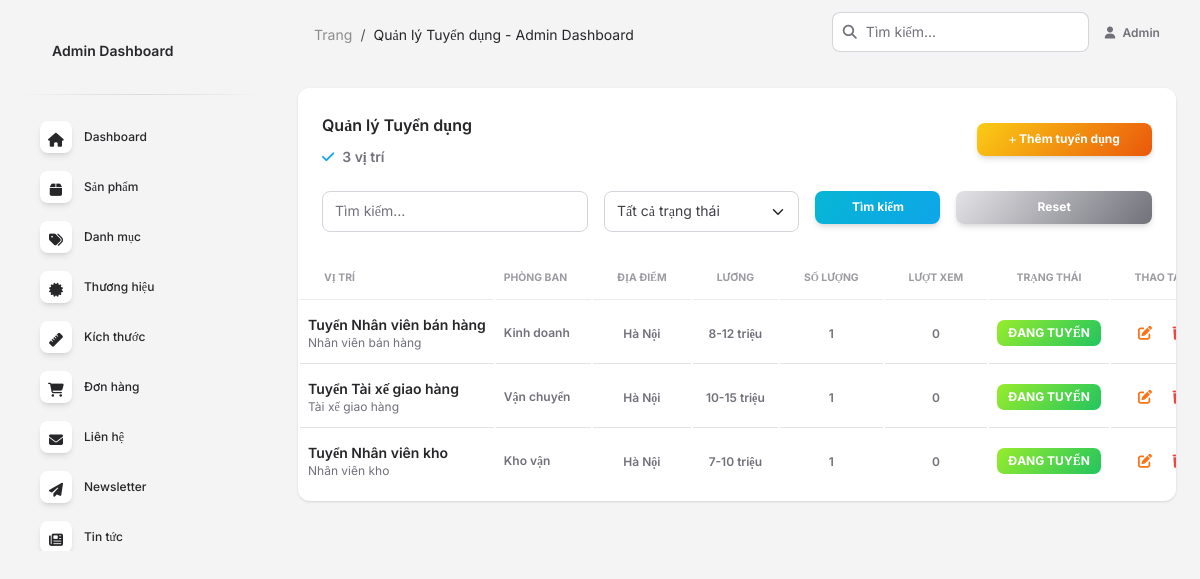
Screenshot of /admin/recruitment.php (signed in) with the database file from the repository.
### tables this page shows
CREATE TABLE `recruitment` (
  `id` int(11) NOT NULL AUTO_INCREMENT,
  `title` varchar(255) NOT NULL COMMENT 'Tiêu đề vị trí tuyển dụng',
  `slug` varchar(255) NOT NULL,
  `position` varchar(150) NOT NULL COMMENT 'Vị trí công việc',
  `department` varchar(100) DEFAULT NULL COMMENT 'Phòng ban',
  `location` varchar(150) DEFAULT NULL COMMENT 'Địa điểm làm việc',
  `employment_type` varchar(50) DEFAULT NULL COMMENT 'Loại hình: fulltime, parttime, contract',
  `salary_min` decimal(10,2) DEFAULT NULL COMMENT 'Mức lương tối thiểu',
  `salary_max` decimal(10,2) DEFAULT NULL COMMENT 'Mức lương tối đa',
  `salary_display` varchar(100) DEFAULT NULL COMMENT 'Hiển thị lương: "Thỏa thuận", "10-15 triệu", etc.',
  `description` text NOT NULL COMMENT 'Mô tả công việc',
  `requirements` text DEFAULT NULL COMMENT 'Yêu cầu ứng viên',
  `benefits` text DEFAULT NULL COMMENT 'Quyền lợi',
  `deadline` date DEFAULT NULL COMMENT 'Hạn nộp hồ sơ',
  `quantity` int(11) DEFAULT 1 COMMENT 'Số lượng cần tuyển',
  `status` enum('draft','open','closed','filled') NOT NULL DEFAULT 'draft',
  `views` int(11) DEFAULT 0 COMMENT 'Số lượt xem',
  `created_at` timestamp NOT NULL DEFAULT CURRENT_TIMESTAMP,
  `updated_at` timestamp NOT NULL DEFAULT CURRENT_TIMESTAMP ON UPDATE CURRENT_TIMESTAMP,
  PRIMARY KEY (`id`),
  UNIQUE KEY `slug` (`slug`),
  KEY `status` (`status`),
  KEY `position` (`position`),
  KEY `deadline` (`deadline`)
);

### admin/recruitment.php (the view, shortened to what this page needs)
<?php
$search = isset($_GET['search']) ? trim($_GET['search']) : '';
$page = isset($_GET['page']) ? (int)$_GET['page'] : 1;
$perPage = 15;
$offset = ($page - 1) * $perPage;
$conn = connectDB();
$where = [];
$params = [];
$types = '';
$whereClause = !empty($where) ? 'WHERE ' . implode(' AND ', $where) : '';
$countSql = "SELECT COUNT(*) as total FROM recruitment $whereClause";
$countStmt = $conn->prepare($countSql);
$countStmt->execute();
$countResult = $countStmt->get_result();
$totalRecruitment = $countResult->fetch_assoc()['total'];
$sql = "SELECT * FROM recruitment $whereClause ORDER BY created_at DESC LIMIT ? OFFSET ?";
$stmt = $conn->prepare($sql);
if (!empty($params)) {
    $stmt->bind_param($types . 'ii', ...array_merge($params, [$perPage, $offset]));
} else {
    $stmt->bind_param('ii', $perPage, $offset);
}
$stmt->execute();
$result = $stmt->get_result();
$recruitmentList = [];
while ($row = $result->fetch_assoc()) {
    $recruitmentList[] = $row;
}
?>
<!DOCTYPE html>
<html lang="vi">
<head>
  <link href="../assets/css/nucleo-icons.css" rel="stylesheet" />
  <link href="../assets/css/nucleo-svg.css" rel="stylesheet" />
  <link id="pagestyle" href="../assets/css/soft-ui-dashboard.css?v=1.1.0" rel="stylesheet" />
</head>
<body class="g-sidenav-show bg-gray-100">
  <?php $currentPage = 'recruitment'; include 'includes/sidebar.php'; ?>
  <main class="main-content position-relative max-height-vh-100 h-100 border-radius-lg">
    <?php include 'includes/navbar.php'; ?>
    <div class="container-fluid py-4">
      <div class="row">
        <div class="col-12">
          <div class="card">
            <div class="card-header pb-0">
              <div class="row">
                <div class="col-lg-6 col-7">
                  <h6>Quản lý Tuyển dụng</h6>
                  <p class="text-sm mb-0">
                    <i class="fa fa-check text-info" aria-hidden="true"></i>
                    <span class="font-weight-bold ms-1"><?= $totalRecruitment ?> vị trí</span>
                  </p>
                </div>
                <div class="col-lg-6 col-5 my-auto text-end">
                  <a href="recruitment_add.php" class="btn bg-gradient-primary btn-sm mb-0">
                    <i class="fas fa-plus"></i> Thêm tuyển dụng
                  </a>
                </div>
              </div>
            </div>
            <div class="card-body px-0 pb-2">
              <div class="px-4 pb-3">
                <form method="GET" class="row g-3">
                  <div class="col-md-4">
                    <input type="text" name="search" class="form-control" placeholder="Tìm kiếm..."
                           value="<?= htmlspecialchars($search) ?>">
                  </div>
                  <div class="col-md-3">
                    <select name="status" class="form-select">
                      <option value="">Tất cả trạng thái</option>
                    </select>
                  </div>
                  <div class="col-md-2">
                    <button type="submit" class="btn bg-gradient-info btn-sm w-100">Tìm kiếm</button>
                  </div>
                  <div class="col-md-3">
                    <a href="recruitment.php" class="btn bg-gradient-secondary btn-sm w-100">Reset</a>
                  </div>
                </form>
              </div>
              <div class="table-responsive p-0">
                <table class="table align-items-center mb-0">
                  <thead>
                    <tr>
                      <th class="text-uppercase text-secondary text-xxs font-weight-bolder opacity-7">Vị trí</th>
                      <th class="text-uppercase text-secondary text-xxs font-weight-bolder opacity-7 ps-2">Phòng ban</th>
                      <th class="text-center text-uppercase text-secondary text-xxs font-weight-bolder opacity-7">Địa điểm</th>
                      <th class="text-center text-uppercase text-secondary text-xxs font-weight-bolder opacity-7">Lương</th>
                      <th class="text-center text-uppercase text-secondary text-xxs font-weight-bolder opacity-7">Số lượng</th>
                      <th class="text-center text-uppercase text-secondary text-xxs font-weight-bolder opacity-7">Lượt xem</th>
                      <th class="text-center text-uppercase text-secondary text-xxs font-weight-bolder opacity-7">Trạng thái</th>
                      <th class="text-center text-uppercase text-secondary text-xxs font-weight-bolder opacity-7">Thao tác</th>
                    </tr>
                  </thead>
                  <tbody>
                    <?php if (empty($recruitmentList)): ?>
                      <tr>
                        <td colspan="8" class="text-center py-4">Không có vị trí tuyển dụng nào</td>
                      </tr>
                    <?php else: ?>
                      <?php
                      $statusLabels = [
                          'draft' => 'Bản nháp',
                          'open' => 'Đang tuyển',
                          'closed' => 'Đã đóng',
                          'filled' => 'Đã đủ'
                      ];
                      $statusClass = [
                          'draft' => 'bg-gradient-warning',
                          'open' => 'bg-gradient-success',
                          'closed' => 'bg-gradient-secondary',
                          'filled' => 'bg-gradient-info'
                      ];
                      foreach ($recruitmentList as $rec):
                        $recStatus = $rec['status'];
                        $statusLabel = $statusLabels[$recStatus] ?? $recStatus;
                        $statusBg = $statusClass[$recStatus] ?? 'bg-gradient-secondary';
                        $salaryDisplay = $rec['salary_display'] ??
                                         ($rec['salary_min'] && $rec['salary_max'] ?
                                          number_format($rec['salary_min'], 0, ',', '.') . ' - ' . number_format($rec['salary_max'], 0, ',', '.') . '₫' :
                                          'Thỏa thuận');
                      ?>
                      <tr>
                        <td>
                          <div class="d-flex flex-column">
                            <h6 class="mb-0 text-sm"><?= htmlspecialchars($rec['title']) ?></h6>
                            <p class="text-xs text-secondary mb-0"><?= htmlspecialchars($rec['position']) ?></p>
                          </div>
                        </td>
                        <td>
                          <p class="text-xs font-weight-bold mb-0"><?= htmlspecialchars($rec['department'] ?? 'N/A') ?></p>
                        </td>
                        <td class="align-middle text-center">
                          <span class="text-xs font-weight-bold"><?= htmlspecialchars($rec['location'] ?? 'N/A') ?></span>
                        </td>
                        <td class="align-middle text-center">
                          <span class="text-xs font-weight-bold"><?= htmlspecialchars($salaryDisplay) ?></span>
                        </td>
                        <td class="align-middle text-center">
                          <span class="text-xs font-weight-bold"><?= $rec['quantity'] ?></span>
                        </td>
                        <td class="align-middle text-center">
                          <span class="text-xs font-weight-bold"><?= number_format($rec['views']) ?></span>
                        </td>
                        <td class="align-middle text-center">
                          <span class="badge badge-sm <?= $statusBg ?>"><?= htmlspecialchars($statusLabel) ?></span>
                        </td>
                        <td class="align-middle text-center">
                          <a href="recruitment_edit.php?id=<?= $rec['id'] ?>" class="btn btn-link text-primary px-2 mb-0" title="Sửa">
                            <i class="fas fa-edit text-sm"></i>
                          </a>
                          <a href="recruitment_delete.php?id=<?= $rec['id'] ?>" class="btn btn-link text-danger px-2 mb-0"
                             onclick="return confirm('Bạn có chắc muốn xóa vị trí này?')" title="Xóa">
                            <i class="fas fa-trash text-sm"></i>
                          </a>
                        </td>
                      </tr>
                      <?php endforeach; ?>
                    <?php endif; ?>
                  </tbody>
                </table>
              </div>
            </div>
          </div>
        </div>
      </div>
    </div>
  </main>
</body>
</html>

### rows the page displays
recruitment: title "Tuyển Nhân viên bán hàng", position "Nhân viên bán hàng", department "Kinh doanh", location "Hà Nội", salary_display "8-12 triệu", quantity "1", views "0", status "ĐANG TUYỂN"
recruitment: title "Tuyển Tài xế giao hàng", position "Tài xế giao hàng", department "Vận chuyển", location "Hà Nội", salary_display "10-15 triệu", quantity "1", views "0", status "ĐANG TUYỂN"
recruitment: title "Tuyển Nhân viên kho", position "Nhân viên kho", department "Kho vận", location "Hà Nội", salary_display "7-10 triệu", quantity "1", views "0", status "ĐANG TUYỂN"

### other values shown
$pageTitle "Quản lý Tuyển dụng - Admin Dashboard"
$_SESSION['user_name'] "Admin"
$totalRecruitment "3"
